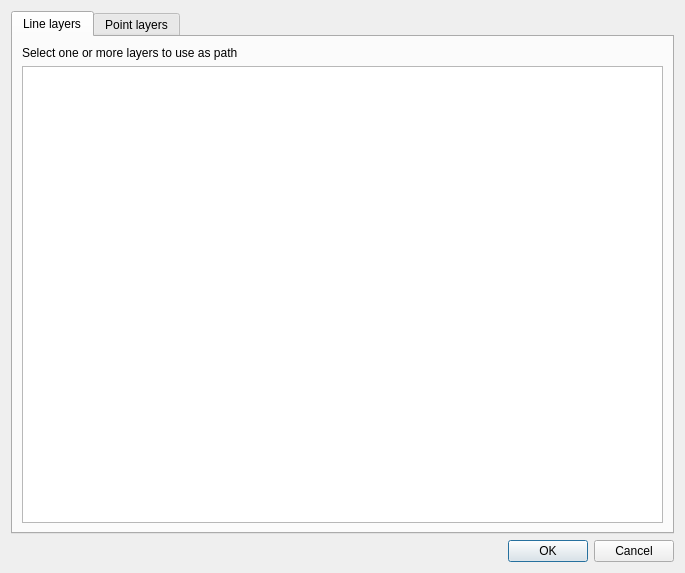
<?xml version="1.0" encoding="UTF-8"?>
<ui version="4.0">
 <class>layersDialog</class>
 <widget class="QDialog" name="layersDialog">
  <property name="windowModality">
   <enum>Qt::ApplicationModal</enum>
  </property>
  <property name="geometry">
   <rect>
    <x>0</x>
    <y>0</y>
    <width>685</width>
    <height>573</height>
   </rect>
  </property>
  <property name="windowTitle">
   <string>Layer selection</string>
  </property>
  <layout class="QGridLayout" name="gridLayout_2">
   <item row="0" column="0">
    <layout class="QGridLayout" name="gridLayout">
     <item row="0" column="0">
      <widget class="QTabWidget" name="tabWidget">
       <property name="locale">
        <locale language="C" country="AnyCountry"/>
       </property>
       <property name="currentIndex">
        <number>0</number>
       </property>
       <widget class="QWidget" name="lineLayerTab">
        <attribute name="title">
         <string>Line layers</string>
        </attribute>
        <layout class="QVBoxLayout" name="verticalLayout">
         <item>
          <widget class="QLabel" name="label">
           <property name="text">
            <string>Select one or more layers to use as path</string>
           </property>
          </widget>
         </item>
         <item>
          <widget class="QListWidget" name="lineLayerListWidget">
           <property name="alternatingRowColors">
            <bool>false</bool>
           </property>
           <property name="selectionMode">
            <enum>QAbstractItemView::NoSelection</enum>
           </property>
           <property name="iconSize">
            <size>
             <width>24</width>
             <height>24</height>
            </size>
           </property>
           <property name="textElideMode">
            <enum>Qt::ElideLeft</enum>
           </property>
           <property name="resizeMode">
            <enum>QListView::Adjust</enum>
           </property>
           <property name="selectionRectVisible">
            <bool>true</bool>
           </property>
          </widget>
         </item>
        </layout>
       </widget>
       <widget class="QWidget" name="pointLayerTab">
        <attribute name="title">
         <string>Point layers</string>
        </attribute>
        <layout class="QGridLayout" name="gridLayout_4">
         <item row="0" column="0">
          <widget class="QLabel" name="label_2">
           <property name="text">
            <string>Select one or more point layers to use as bridges between line layers</string>
           </property>
          </widget>
         </item>
         <item row="1" column="0">
          <widget class="QListWidget" name="pointLayerListWidget">
           <property name="selectionMode">
            <enum>QAbstractItemView::NoSelection</enum>
           </property>
          </widget>
         </item>
        </layout>
       </widget>
      </widget>
     </item>
    </layout>
   </item>
   <item row="1" column="0">
    <widget class="QDialogButtonBox" name="buttonBox">
     <property name="orientation">
      <enum>Qt::Horizontal</enum>
     </property>
     <property name="standardButtons">
      <set>QDialogButtonBox::Cancel|QDialogButtonBox::Ok</set>
     </property>
    </widget>
   </item>
  </layout>
 </widget>
 <resources/>
 <connections>
  <connection>
   <sender>buttonBox</sender>
   <signal>accepted()</signal>
   <receiver>layersDialog</receiver>
   <slot>accept()</slot>
   <hints>
    <hint type="sourcelabel">
     <x>248</x>
     <y>254</y>
    </hint>
    <hint type="destinationlabel">
     <x>157</x>
     <y>274</y>
    </hint>
   </hints>
  </connection>
  <connection>
   <sender>buttonBox</sender>
   <signal>rejected()</signal>
   <receiver>layersDialog</receiver>
   <slot>reject()</slot>
   <hints>
    <hint type="sourcelabel">
     <x>316</x>
     <y>260</y>
    </hint>
    <hint type="destinationlabel">
     <x>286</x>
     <y>274</y>
    </hint>
   </hints>
  </connection>
 </connections>
</ui>
